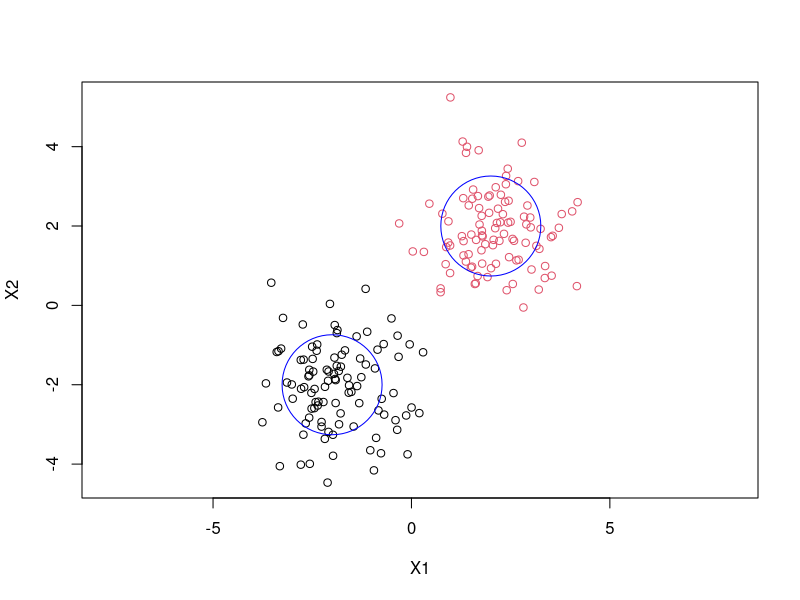

Here is the R script that generated this plot:
## ---- chunk 1
set.seed(123)
n <- 100
centers <- matrix(
  data = c(
    2, 2, # center of first cluster
    -2, -2 # center of second cluster
  ),
  ncol = 2, byrow = TRUE
)
data <- rbind(
  matrix(rnorm(2 * n, mean = centers[1, ]), ncol = 2),
  matrix(rnorm(2 * n, mean = centers[2, ]), ncol = 2)
)
result <- kmeans(data, centers = 2)
print(result$centers)
## ---- chunk 2
plot(data,
  col = result$cluster, xlab = "X1",
  ylab = "X2", asp = 1
)
symbols(centers,
  circles = c(2, 2), inches = 0.5, add = TRUE,
  fg = "blue"
)
